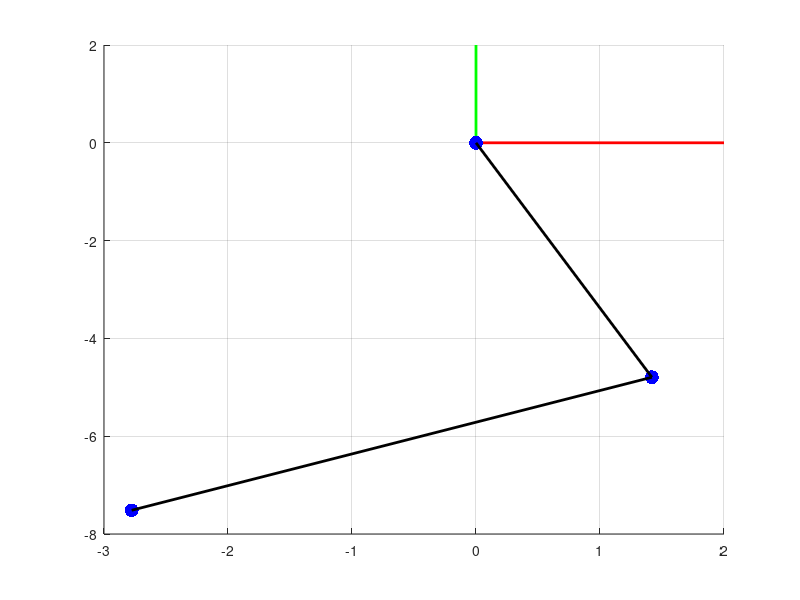

This chart was generated by the following MATLAB code:
clc;
clear;
close all;


L1 = input("Introduce la longitud del eslabon 1 [m]: ");
theta1 = input("Introduce el angulo de la articulacion 1 [rad]: ");

L2 = input("Introduce la longitud del eslabon 2 [m]: ");
theta2 = input("Introduce el angulo de la articulacion 2 [rad]: ");

paso = 0.02;


for angulo1 = 0:paso:theta1

clf;
hold on;


line([0 2],[0 0],[0 0], ...
"Color",'red','LineWidth',2);

line([0 0],[0 2],[0 0], ...
"Color",'green','LineWidth',2);



joint_1 = [0 0]';


L1x = L1*cos(angulo1);
L1y = L1*sin(angulo1);

joint_2 = [L1x L1y]';


L2x = L2*cos(angulo1);
L2y = L2*sin(angulo1);

Efx = L1x + L2x;
Efy = L1y + L2y;

EF = [Efx Efy]';


scatter(joint_1(1),joint_1(2),100,...
'filled','MarkerFaceColor','blue');

scatter(joint_2(1),joint_2(2),100,...
'filled','MarkerFaceColor','blue');

scatter(EF(1),EF(2),100,...
'filled','MarkerFaceColor','blue');


line([joint_1(1) joint_2(1)],...
[joint_1(2) joint_2(2)],...
[0 0],...
"Color",'black','LineWidth',2);

line([joint_2(1) EF(1)],...
[joint_2(2) EF(2)],...
[0 0],...
"Color",'black','LineWidth',2);

pause(0.3);
end



for angulo2 = 0:paso:theta2

clf;
hold on;
grid on;


line([0 2],[0 0],[0 0], ...
"Color",'red','LineWidth',2);

line([0 0],[0 2],[0 0], ...
"Color",'green','LineWidth',2);



joint_1 = [0 0]';


L1x = L1*cos(theta1);
L1y = L1*sin(theta1);

joint_2 = [L1x L1y]';



anguloTotal = theta1 + angulo2;

L2x = L2*cos(anguloTotal);
L2y = L2*sin(anguloTotal);

Efx = L1x + L2x;
Efy = L1y + L2y;

EF = [Efx Efy]';


scatter(joint_1(1),joint_1(2),100,...
'filled','MarkerFaceColor','blue');

scatter(joint_2(1),joint_2(2),100,...
'filled','MarkerFaceColor','blue');

scatter(EF(1),EF(2),100,...
'filled','MarkerFaceColor','blue');

line([joint_1(1) joint_2(1)],...
[joint_1(2) joint_2(2)],...
[0 0],...
"Color",'black','LineWidth',2);

line([joint_2(1) EF(1)],...
[joint_2(2) EF(2)],...
[0 0],...
"Color",'black','LineWidth',2);

pause(0.3);
end
